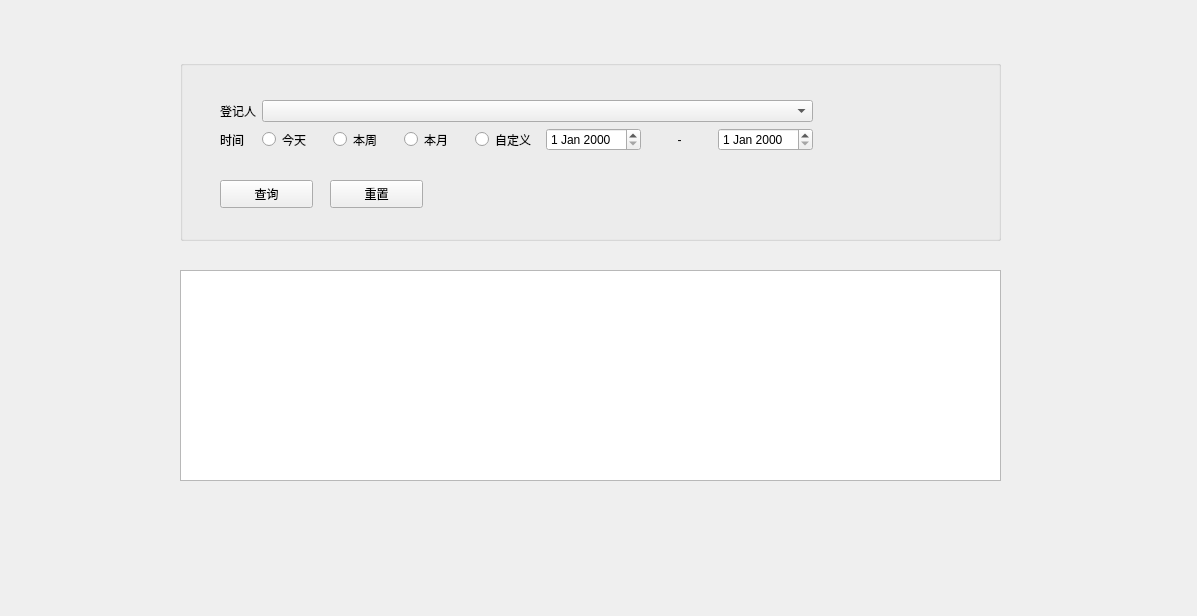
<?xml version="1.0" encoding="UTF-8"?>
<ui version="4.0">
 <class>Form</class>
 <widget class="QWidget" name="Form">
  <property name="geometry">
   <rect>
    <x>0</x>
    <y>0</y>
    <width>1197</width>
    <height>616</height>
   </rect>
  </property>
  <property name="windowTitle">
   <string>Form</string>
  </property>
  <widget class="QGroupBox" name="groupBox">
   <property name="geometry">
    <rect>
     <x>180</x>
     <y>60</y>
     <width>821</width>
     <height>181</height>
    </rect>
   </property>
   <property name="title">
    <string/>
   </property>
   <widget class="QPushButton" name="pushButton">
    <property name="geometry">
     <rect>
      <x>40</x>
      <y>120</y>
      <width>93</width>
      <height>28</height>
     </rect>
    </property>
    <property name="text">
     <string>查询</string>
    </property>
   </widget>
   <widget class="QPushButton" name="pushButton_2">
    <property name="geometry">
     <rect>
      <x>150</x>
      <y>120</y>
      <width>93</width>
      <height>28</height>
     </rect>
    </property>
    <property name="text">
     <string>重置</string>
    </property>
   </widget>
   <widget class="QWidget" name="">
    <property name="geometry">
     <rect>
      <x>40</x>
      <y>40</y>
      <width>593</width>
      <height>51</height>
     </rect>
    </property>
    <layout class="QFormLayout" name="formLayout">
     <item row="0" column="0">
      <widget class="QLabel" name="label">
       <property name="text">
        <string>登记人</string>
       </property>
      </widget>
     </item>
     <item row="0" column="1">
      <widget class="QComboBox" name="comboBox"/>
     </item>
     <item row="1" column="0">
      <widget class="QLabel" name="label_2">
       <property name="text">
        <string>时间</string>
       </property>
      </widget>
     </item>
     <item row="1" column="1">
      <layout class="QHBoxLayout" name="horizontalLayout">
       <item>
        <widget class="QRadioButton" name="radioButton">
         <property name="text">
          <string>今天</string>
         </property>
        </widget>
       </item>
       <item>
        <widget class="QRadioButton" name="radioButton_2">
         <property name="text">
          <string>本周</string>
         </property>
        </widget>
       </item>
       <item>
        <widget class="QRadioButton" name="radioButton_3">
         <property name="text">
          <string>本月</string>
         </property>
        </widget>
       </item>
       <item>
        <widget class="QRadioButton" name="radioButton_4">
         <property name="text">
          <string>自定义</string>
         </property>
        </widget>
       </item>
       <item>
        <widget class="QDateEdit" name="dateEdit"/>
       </item>
       <item>
        <widget class="QLabel" name="label_3">
         <property name="text">
          <string>-</string>
         </property>
         <property name="alignment">
          <set>Qt::AlignCenter</set>
         </property>
        </widget>
       </item>
       <item>
        <widget class="QDateEdit" name="dateEdit_2"/>
       </item>
      </layout>
     </item>
    </layout>
   </widget>
  </widget>
  <widget class="QListView" name="listView">
   <property name="geometry">
    <rect>
     <x>180</x>
     <y>270</y>
     <width>821</width>
     <height>211</height>
    </rect>
   </property>
  </widget>
 </widget>
 <resources/>
 <connections/>
</ui>
